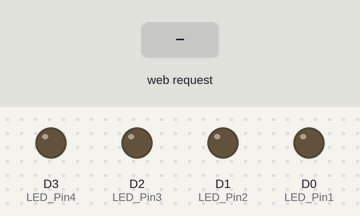
Recording of a sketch running on a simulated ESP8266 (NodeMCU). Parts: output pins drawn as LEDs (lit = HIGH). The inputs (shaded band) are chosen by the test bench. WiFi joins after 1.5 s; servers stay silent unless stated; what the sketch prints to the serial monitor is not drawn.

Above: at 2.7 s.
2.8 s: HTTP request GET /AutoON received
At 3.4 s:
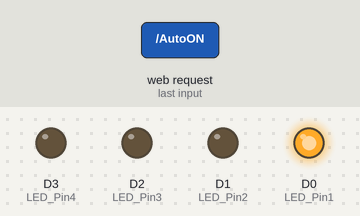
4.3 s: HTTP request GET /LampON received
At 5.5 s:
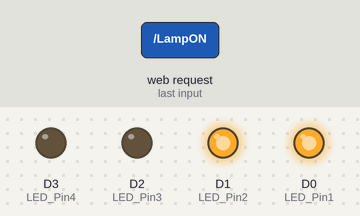
5.8 s: HTTP request GET /AutoOFF received
At 6.8 s:
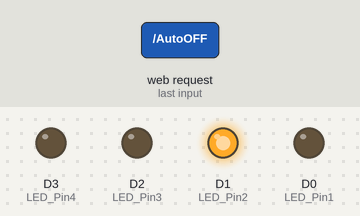
7.3 s: HTTP request GET /FanON received
At 7.9 s:
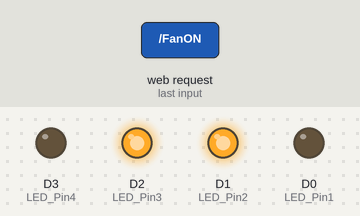
8.8 s: HTTP request GET /LampOFF received
At 9.1 s:
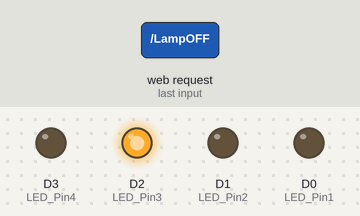
10.3 s: HTTP request GET /BulbON received
At 11.5 s:
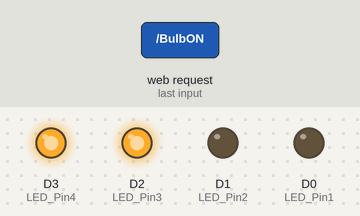
Timing chart, 0 to 12.8 s (numbered marks = the images above; inputs shaded):
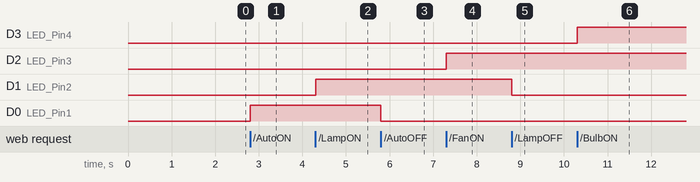

The sketch:

final_node.ino
```cpp
String header = "HTTP/1.1 200 OK\r\nContent-Type: text/html\r\n\r\n";

String html_1 = R"=====(
<!DOCTYPE html>
<html>
 <head>
 <meta name='viewport' content='width=device-width, initial-scale=1.0'/>
 <meta charset='utf-8'>
 <style>
  body {font-size:140%;}
  h2 {text-align:center; }
  #main1 {display: table; margin: auto;  padding: 0 10px 0 10px; }
  #LED_button1 { padding:10px 10px 10px 10px; width:100%;  background-color: #50FF50; font-size: 120%;}

   #main2 {display: table; margin: auto;  padding: 0 10px 0 10px; }
  #LED_button2 { padding:10px 10px 10px 10px; width:100%;  background-color: #50FF50; font-size: 120%;}

   #main3 {display: table; margin: auto;  padding: 0 10px 0 10px; }
  #LED_button3 { padding:10px 10px 10px 10px; width:100%;  background-color: #50FF50; font-size: 120%;}

   #main4 {display: table; margin: auto;  padding: 0 10px 0 10px; }
  #LED_button4 { padding:10px 10px 10px 10px; width:100%;  background-color: #50FF50; font-size: 120%;}

 </style>

<script>
    function switchLED1()
   {
       var button_text = document.getElementById("LED_button1").value;
     if (button_text=="Turn on Automation")
     {
       document.getElementById("LED_button1").value = "Turning on Automation";
       ajaxLoad('AutoON');
     }
     else
     {
       document.getElementById("LED_button1").value = "Turning on Automation";
       ajaxLoad('AutoOFF');
     }
    }

    function switchLED2()
   {
       var button_text = document.getElementById("LED_button2").value;
     if (button_text=="Turn on the Lamp")
     {
       document.getElementById("LED_button2").value = "Turning on the Lamp";
       ajaxLoad('LampON');
     }
     else
     {
       document.getElementById("LED_button2").value = "Turning off the Lamp";
       ajaxLoad('LampOFF');
     }
    }

    function switchLED3()
   {
       var button_text = document.getElementById("LED_button3").value;
     if (button_text=="Turn on the Fan")
     {
       document.getElementById("LED_button3").value = "Turning on the Fan";
       ajaxLoad('FanON');
     }
     else
     {
       document.getElementById("LED_button3").value = "Turning off the Fan";
       ajaxLoad('FanOFF');
     }
    }

      function switchLED4()
   {
       var button_text = document.getElementById("LED_button4").value;
     if (button_text=="Turn on the Bulb")
     {
       document.getElementById("LED_button4").value = "Turning on the Bulb";
       ajaxLoad('BulbON');
     }
     else
     {
       document.getElementById("LED_button4").value = "Turning off the Bulb";
       ajaxLoad('BulbOFF');
     }
    }

var ajaxRequest = null;
if (window.XMLHttpRequest)  { ajaxRequest =new XMLHttpRequest(); }
else                        { ajaxRequest =new ActiveXObject("Microsoft.XMLHTTP"); }


function ajaxLoad(ajaxURL)
{
  if(!ajaxRequest){ alert("AJAX is not supported."); return; }

  ajaxRequest.open("GET",ajaxURL,true);
  ajaxRequest.onreadystatechange = function()
  {
    if(ajaxRequest.readyState == 4 && ajaxRequest.status==200)
    {
      var ajaxResult = ajaxRequest.responseText;

      if      ( ajaxResult == "Automation is on" )   { document.getElementById("LED_button1").value = "Turn off Automation"; document.getElementById("reply1").innerHTML = ajaxResult; }
      else if ( ajaxResult == "Automation is off" )  { document.getElementById("LED_button1").value = "Turn on Automation"; document.getElementById("reply1").innerHTML = ajaxResult;  }

      else if      ( ajaxResult == "Lamp is on" )   { document.getElementById("LED_button2").value = "Turn off the Lamp"; document.getElementById("reply2").innerHTML = ajaxResult;  }

      else if ( ajaxResult == "Lamp is off" )  { document.getElementById("LED_button2").value = "Turn on the Lamp"; document.getElementById("reply2").innerHTML = ajaxResult;  }

      else if      ( ajaxResult == "Fan is on" )   { document.getElementById("LED_button3").value = "Turn off the Fan"; document.getElementById("reply3").innerHTML = ajaxResult; }

      else if ( ajaxResult == "Fan is off" )  { document.getElementById("LED_button3").value = "Turn on the Fan"; document.getElementById("reply3").innerHTML = ajaxResult; }

      else if      ( ajaxResult == "Bulb is on" )   { document.getElementById("LED_button4").value = "Turn off the Bulb"; document.getElementById("reply4").innerHTML = ajaxResult; }

      else if ( ajaxResult == "Bulb is off" )  { document.getElementById("LED_button4").value = "Turn on the Bulb"; document.getElementById("reply4").innerHTML = ajaxResult; }

    }
  }
  ajaxRequest.send();
}


</script>

 <title>Home Automation Prototype</title>
</head>
<body>
  <h2>Home Automation Prototype</h2>

 <div id='main1'>
  <input type="button" id = "LED_button1" onclick="switchLED1()" value="Turn on Automation"  />
  <p id = "reply1">Reply appears here</p>
 </div>

 <div id='main2'>
  <input type="button" id = "LED_button2" onclick="switchLED2()" value="Turn on the Lamp"  />
  <p id = "reply2">Reply appears here</p>
 </div>

 <div id='main3'>
  <input type="button" id = "LED_button3" onclick="switchLED3()" value="Turn on the Fan"  />
  <p id = "reply3">Reply appears here</p>
 </div>

 <div id='main4'>
  <input type="button" id = "LED_button4" onclick="switchLED4()" value="Turn on the Bulb"  />
  <p id = "reply4">Reply appears here</p>
 </div>

</body>
</html>

)=====";


#include <ESP8266WiFi.h>

#include <SoftwareSerial.h>

#include <ArduinoJson.h>

SoftwareSerial s(D6,D7);
int data1;
int data2;
int data3;
int data4;

StaticJsonBuffer<1000> jsonBuffer;
JsonObject& root = jsonBuffer.createObject();

// change these values to match your network
char ssid[] = "Node_mcu";       //  your network SSID (name)
char pass[] = "12345678";          //  your network password

WiFiServer server(80);


String request = "";
int LED_Pin1 = D0;
int LED_Pin2 = D1;
int LED_Pin3 = D2;
int LED_Pin4 = D3;


void setup()
{
    pinMode(LED_Pin1, OUTPUT);
    pinMode(LED_Pin2, OUTPUT);
    pinMode(LED_Pin3, OUTPUT);
    pinMode(LED_Pin4, OUTPUT);

    Serial.begin(9600);
    Serial.println();
    Serial.println("Serial started at 9600");
    Serial.println("Home Automation");
    Serial.println();

    // Connect to a WiFi network
    Serial.print(F("Connecting to "));  Serial.println(ssid);
    WiFi.begin(ssid, pass);

    while (WiFi.status() != WL_CONNECTED)
    {
        Serial.print(".");
        delay(500);
    }

    Serial.println("");
    Serial.println(F("[CONNECTED]"));
    Serial.print("[IP ");
    Serial.print(WiFi.localIP());
    Serial.println("]");

    // start a server
    server.begin();
    Serial.println("Server started");
    s.begin(9600);
} // void setup()


void loop()
{
    // Check if a client has connected
    WiFiClient client = server.available();
    if (!client)  {  return;  }

    // Read the first line of the request
    request = client.readStringUntil('\r');

    Serial.print("request: "); Serial.println(request);

    if       ( request.indexOf("AutoON") > 0 )
             {
                digitalWrite(LED_Pin1, HIGH);
                data1=1;
                root["LED1"]=data1;
                root.printTo(s);

                client.print( header );
                client.print( "Automation is on" );
             }
    else if  ( request.indexOf("AutoOFF") > 0 )
             {
                digitalWrite(LED_Pin1, LOW);
                data1=0;
                root["LED1"]=data1;
                root.printTo(s);

                client.print( header );
                client.print( "Automation is off" );
             }
    /*else
    {
        client.flush();
        client.print( header );
        client.print( html_1 );
        delay(5);
    }*/
  //////////
    else if       ( request.indexOf("LampON") > 0 )
             {
                digitalWrite(LED_Pin2, HIGH);
                data2=1;
                root["LED2"]=data2;
                root.printTo(s);

                client.print( header );
                client.print( "Lamp is on" );
             }
    else if  ( request.indexOf("LampOFF") > 0 )
             {
                digitalWrite(LED_Pin2, LOW);
                data2=0;
                root["LED2"]=data2;
                root.printTo(s);

                client.print( header );
                client.print( "Lamp is off" );
             }
   /* else
    {
        client.flush();
        client.print( header );
        client.print( html_1 );
        delay(5);
    }*/
  //////////////////
 else  if       ( request.indexOf("FanON") > 0 )
             {
                digitalWrite(LED_Pin3, HIGH);
                data3=1;
                root["LED3"]=data3;
                root.printTo(s);

                client.print( header );
                client.print( "Fan is on" );
             }
    else if  ( request.indexOf("FanOFF") > 0 )
             {
                digitalWrite(LED_Pin3, LOW);
                data3=0;
                root["LED3"]=data3;
                root.printTo(s);

                client.print( header );
                client.print( "Fan is off" );
             }
    /*else
    {
        client.flush();
        client.print( header );
        client.print( html_1 );
        delay(5);
    }*/
  //////////////////////

  else if       ( request.indexOf("BulbON") > 0 )
             {
                digitalWrite(LED_Pin4, HIGH);
                data4=1;
                root["LED4"]=data4;
                root.printTo(s);

                client.print( header );
                client.print( "Bulb is on" );
             }
    else if  ( request.indexOf("BulbOFF") > 0 )
             {
                digitalWrite(LED_Pin4, LOW);
                data4=0;
                root["LED4"]=data4;
                root.printTo(s);

                client.print( header );
                client.print( "Bulb is off" );
             }
    else
    {
        client.flush();
        client.print( header );
        client.print( html_1 );
        delay(5);
    }
 //////////

  // The client will actually be disconnected when the function returns and 'client' object is detroyed
} // void loop()
```

Measured:
- after the input at 2.8 s, D0 (LED_Pin1): LOW → HIGH at once
- after the input at 4.3 s, D1 (LED_Pin2): LOW → HIGH at once
- after the input at 5.8 s, D0 (LED_Pin1): HIGH → LOW at once
- after the input at 7.3 s, D2 (LED_Pin3): LOW → HIGH at once
- after the input at 8.8 s, D1 (LED_Pin2): HIGH → LOW at once
- after the input at 10.3 s, D3 (LED_Pin4): LOW → HIGH at once
